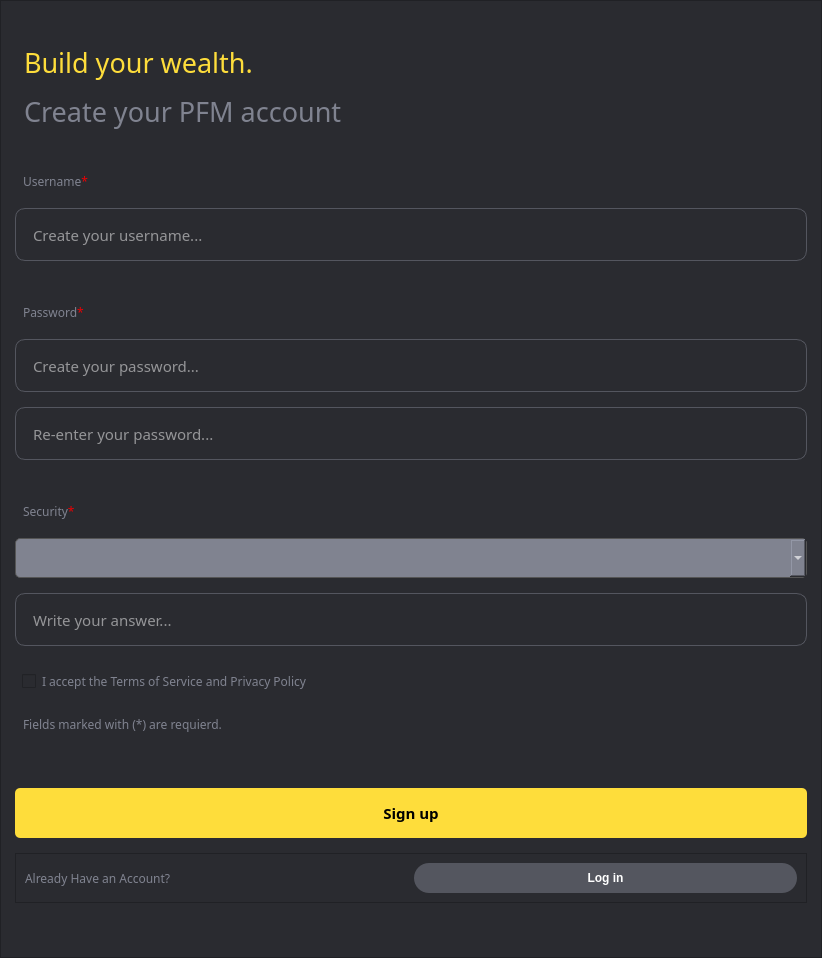
                 <widget class="QWidget" name="scrollBar">
                  <property name="geometry">
                   <rect>
                    <x>0</x>
                    <y>0</y>
                    <width>822</width>
                    <height>958</height>
                   </rect>
                  </property>
                  <property name="styleSheet">
                   <string notr="true"/>
                  </property>
                  <layout class="QGridLayout" name="gridLayout_5">
                   <property name="leftMargin">
                    <number>0</number>
                   </property>
                   <property name="topMargin">
                    <number>0</number>
                   </property>
                   <property name="rightMargin">
                    <number>0</number>
                   </property>
                   <property name="bottomMargin">
                    <number>0</number>
                   </property>
                   <item row="0" column="0">
                    <widget class="QFrame" name="signupFrame">
                     <property name="minimumSize">
                      <size>
                       <width>0</width>
                       <height>900</height>
                      </size>
                     </property>
                     <property name="styleSheet">
                      <string notr="true">#signupFrame{
	background-color: rgb(42, 43, 48);    
   	padding-left: 5px;      
   	padding-right: 5px;       
    padding-top: 25px;          
    padding-bottom: 25px;
}
#SI_buttonLogIn{
	color:rgb(255, 255, 255);
	background-color: rgb(84, 86, 95);
	border-radius:15px;
	height:30px;
}
QLabel{
	background-color: rgb(42, 43, 48);
	padding-left:5px;
}
#frame_3{
	background-color: rgb(42, 43, 48);
}
#regUsername, #regPw, #security, #signuperrorMsg, #MarkedText, #haveAcc{
	color:#808390;
	font-family: Poppins;
}

#regUsername, #regPw, #security{
	padding-top:25px;
}
QLineEdit{
	height:50px;
	padding: 1px 15 px;
	background-color: rgb(42, 43, 48);
	border: 1px solid rgba(84,86,95,255);
	border-radius: 10px;
	color:rgb(255, 255, 255);
	font-family: Poppins;
    font-size:15px;
}
#SI_buttonSI{
	background-color: rgb(254, 221, 59);	
	border-radius:5px;
	height:50px;
}
#SI_checkboxTerm{
	background-color: rgb(42, 43, 48);
	color:#808390;
}
QComboBox {
    color: white;                        /* Warna teks combobox */
    background-color:  rgb(128, 131, 144);           /* Warna latar belakang combobox */
    border: 1px solid #555555;           /* Warna border combobox */
    border-radius: 5px;                  /* Membuat sudut rounded */
}
QComboBox QAbstractItemView {
    color: white;                        /* Warna teks dropdown */
    background-color: #333333;           /* Warna latar belakang dropdown */
    selection-background-color: #fedd3b; /* Warna latar belakang item yang dipilih*/
    selection-color: black;              /* Warna teks item yang dipilih */
    border: 1px solid #555555;          /* Warna border dropdown */
}
</string>
                     </property>
                     <property name="frameShape">
                      <enum>QFrame::StyledPanel</enum>
                     </property>
                     <property name="frameShadow">
                      <enum>QFrame::Raised</enum>
                     </property>
                     <layout class="QVBoxLayout" name="verticalLayout_4">
                      <item>
                       <widget class="QLabel" name="signupHeader">
                        <property name="sizePolicy">
                         <sizepolicy hsizetype="Preferred" vsizetype="Maximum">
                          <horstretch>0</horstretch>
                          <verstretch>0</verstretch>
                         </sizepolicy>
                        </property>
                        <property name="font">
                         <font>
                          <family>Poppins Medium</family>
                          <pointsize>13</pointsize>
                         </font>
                        </property>
                        <property name="text">
                         <string>&lt;html&gt;&lt;head/&gt;&lt;body&gt;&lt;p&gt;&lt;span style=&quot; font-size:20pt; color:#fedd3b;&quot;&gt;Build your wealth.&lt;/span&gt;&lt;/p&gt;&lt;p&gt;&lt;span style=&quot; font-size:20pt; color:#808390;&quot;&gt;Create your PFM account&lt;/span&gt;&lt;/p&gt;&lt;/body&gt;&lt;/html&gt;</string>
                        </property>
                       </widget>
                      </item>
                      <item>
                       <widget class="QLabel" name="regUsername">
                        <property name="sizePolicy">
                         <sizepolicy hsizetype="Preferred" vsizetype="Maximum">
                          <horstretch>0</horstretch>
                          <verstretch>0</verstretch>
                         </sizepolicy>
                        </property>
                        <property name="font">
                         <font>
                          <family>Poppins</family>
                          <pointsize>9</pointsize>
                         </font>
                        </property>
                        <property name="text">
                         <string>&lt;html&gt;&lt;head/&gt;&lt;body&gt;&lt;p&gt;Username&lt;span style=&quot; color:#ea0003;&quot;&gt;*&lt;/span&gt;&lt;/p&gt;&lt;/body&gt;&lt;/html&gt;</string>
                        </property>
                        <property name="alignment">
                         <set>Qt::AlignBottom|Qt::AlignLeading|Qt::AlignLeft</set>
                        </property>
                       </widget>
                      </item>
                      <item>
                       <widget class="QLineEdit" name="SI_inputUsername">
                        <property name="sizePolicy">
                         <sizepolicy hsizetype="Minimum" vsizetype="Fixed">
                          <horstretch>0</horstretch>
                          <verstretch>0</verstretch>
                         </sizepolicy>
                        </property>
                        <property name="placeholderText">
                         <string>Create your username...</string>
                        </property>
                       </widget>
                      </item>
                      <item>
                       <widget class="QLabel" name="regPw">
                        <property name="sizePolicy">
                         <sizepolicy hsizetype="Preferred" vsizetype="Maximum">
                          <horstretch>0</horstretch>
                          <verstretch>0</verstretch>
                         </sizepolicy>
                        </property>
                        <property name="font">
                         <font>
                          <family>Poppins</family>
                          <pointsize>9</pointsize>
                         </font>
                        </property>
                        <property name="text">
                         <string>&lt;html&gt;&lt;head/&gt;&lt;body&gt;&lt;p&gt;Password&lt;span style=&quot; color:#ea0003;&quot;&gt;*&lt;/span&gt;&lt;/p&gt;&lt;/body&gt;&lt;/html&gt;</string>
                        </property>
                        <property name="alignment">
                         <set>Qt::AlignBottom|Qt::AlignLeading|Qt::AlignLeft</set>
                        </property>
                       </widget>
                      </item>
                      <item>
                       <widget class="QLineEdit" name="SI_inputPassword1">
                        <property name="styleSheet">
                         <string notr="true"/>
                        </property>
                        <property name="placeholderText">
                         <string>Create your password...</string>
                        </property>
                       </widget>
                      </item>
                      <item>
                       <widget class="QLineEdit" name="SI_inputPassword2">
                        <property name="placeholderText">
                         <string>Re-enter your password...</string>
                        </property>
                       </widget>
                      </item>
                      <item>
                       <widget class="QLabel" name="security">
                        <property name="sizePolicy">
                         <sizepolicy hsizetype="Preferred" vsizetype="Maximum">
                          <horstretch>0</horstretch>
                          <verstretch>0</verstretch>
                         </sizepolicy>
                        </property>
                        <property name="font">
                         <font>
                          <family>Poppins</family>
                          <pointsize>9</pointsize>
                         </font>
                        </property>
                        <property name="styleSheet">
                         <string notr="true"/>
                        </property>
                        <property name="text">
                         <string>&lt;html&gt;&lt;head/&gt;&lt;body&gt;&lt;p&gt;Security&lt;span style=&quot; color:#ea0003;&quot;&gt;*&lt;/span&gt;&lt;/p&gt;&lt;/body&gt;&lt;/html&gt;</string>
                        </property>
                        <property name="alignment">
                         <set>Qt::AlignBottom|Qt::AlignLeading|Qt::AlignLeft</set>
                        </property>
                       </widget>
                      </item>
                      <item>
                       <widget class="QComboBox" name="SI_dropdownSecurity">
                        <property name="minimumSize">
                         <size>
                          <width>0</width>
                          <height>40</height>
                         </size>
                        </property>
                        <property name="font">
                         <font>
                          <family>Poppins</family>
                          <pointsize>9</pointsize>
                         </font>
                        </property>
                        <property name="cursor">
                         <cursorShape>PointingHandCursor</cursorShape>
                        </property>
                        <property name="layoutDirection">
                         <enum>Qt::LeftToRight</enum>
                        </property>
                        <property name="styleSheet">
                         <string notr="true"/>
                        </property>
                        <property name="currentText">
                         <string/>
                        </property>
                        <item>
                         <property name="text">
                          <string/>
                         </property>
                        </item>
                        <item>
                         <property name="text">
                          <string>   1. Where were you born?</string>
                         </property>
                        </item>
                        <item>
                         <property name="text">
                          <string>   2. What is your favorite book?</string>
                         </property>
                        </item>
                        <item>
                         <property name="text">
                          <string>   3. What is your favorite color?</string>
                         </property>
                        </item>
                        <item>
                         <property name="text">
                          <string>   4. What is your favorite food?</string>
                         </property>
                        </item>
                        <item>
                         <property name="text">
                          <string>   5. What is your favorite movie?</string>
                         </property>
                        </item>
                        <item>
                         <property name="text">
                          <string>   6. What is your favorite sport?</string>
                         </property>
                        </item>
                        <item>
                         <property name="text">
                          <string>   7. What is your favorite band?</string>
                         </property>
                        </item>
                        <item>
                         <property name="text">
                          <string>   8. What is the name of your pet?</string>
                         </property>
                        </item>
                       </widget>
                      </item>
                      <item>
                       <widget class="QLineEdit" name="SI_inputSecurity">
                        <property name="placeholderText">
                         <string>Write your answer...</string>
                        </property>
                       </widget>
                      </item>
                      <item>
                       <widget class="QCheckBox" name="SI_checkboxTerm">
                        <property name="minimumSize">
                         <size>
                          <width>0</width>
                          <height>40</height>
                         </size>
                        </property>
                        <property name="font">
                         <font>
                          <family>Poppins</family>
                          <pointsize>9</pointsize>
                         </font>
                        </property>
                        <property name="cursor">
                         <cursorShape>PointingHandCursor</cursorShape>
                        </property>
                        <property name="styleSheet">
                         <string notr="true">padding-left:7px;</string>
                        </property>
                        <property name="text">
                         <string>I accept the Terms of Service and Privacy Policy</string>
                        </property>
                       </widget>
                      </item>
                      <item>
                       <widget class="QLabel" name="MarkedText">
                        <property name="sizePolicy">
                         <sizepolicy hsizetype="Preferred" vsizetype="Fixed">
                          <horstretch>0</horstretch>
                          <verstretch>0</verstretch>
                         </sizepolicy>
                        </property>
                        <property name="font">
                         <font>
                          <family>Poppins</family>
                          <pointsize>9</pointsize>
                         </font>
                        </property>
                        <property name="text">
                         <string>Fields marked with (*) are requierd.</string>
                        </property>
                       </widget>
                      </item>
                      <item>
                       <widget class="QLabel" name="SI_ErrorMsg">
                        <property name="minimumSize">
                         <size>
                          <width>0</width>
                          <height>0</height>
                         </size>
                        </property>
                        <property name="maximumSize">
                         <size>
                          <width>16777215</width>
                          <height>25</height>
                         </size>
                        </property>
                        <property name="font">
                         <font>
                          <family>Poppins</family>
                          <pointsize>9</pointsize>
                         </font>
                        </property>
                        <property name="styleSheet">
                         <string notr="true">color: rgb(255, 32, 35);</string>
                        </property>
                        <property name="text">
                         <string/>
                        </property>
                        <property name="alignment">
                         <set>Qt::AlignLeading|Qt::AlignLeft|Qt::AlignVCenter</set>
                        </property>
                       </widget>
                      </item>
                      <item>
                       <widget class="QPushButton" name="SI_buttonSI">
                        <property name="font">
                         <font>
                          <family>Montserrat</family>
                          <pointsize>11</pointsize>
                          <weight>75</weight>
                          <bold>true</bold>
                         </font>
                        </property>
                        <property name="cursor">
                         <cursorShape>PointingHandCursor</cursorShape>
                        </property>
                        <property name="text">
                         <string>Sign up</string>
                        </property>
                       </widget>
                      </item>
                      <item>
                       <widget class="QFrame" name="frame_3">
                        <property name="sizePolicy">
                         <sizepolicy hsizetype="Preferred" vsizetype="Maximum">
                          <horstretch>0</horstretch>
                          <verstretch>0</verstretch>
                         </sizepolicy>
                        </property>
                        <property name="frameShape">
                         <enum>QFrame::StyledPanel</enum>
                        </property>
                        <property name="frameShadow">
                         <enum>QFrame::Raised</enum>
                        </property>
                        <layout class="QHBoxLayout" name="horizontalLayout">
                         <item>
                          <widget class="QLabel" name="haveAcc">
                           <property name="font">
                            <font>
                             <family>Poppins</family>
                             <pointsize>9</pointsize>
                            </font>
                           </property>
                           <property name="styleSheet">
                            <string notr="true">padding:0px;</string>
                           </property>
                           <property name="text">
                            <string>Already Have an Account?</string>
                           </property>
                          </widget>
                         </item>
                         <item>
                          <widget class="QPushButton" name="SI_buttonLogIn">
                           <property name="font">
                            <font>
                             <family>Segoe UI</family>
                             <pointsize>9</pointsize>
                             <weight>75</weight>
                             <bold>true</bold>
                            </font>
                           </property>
                           <property name="cursor">
                            <cursorShape>PointingHandCursor</cursorShape>
                           </property>
                           <property name="styleSheet">
                            <string notr="true"/>
                           </property>
                           <property name="text">
                            <string>Log in</string>
                           </property>
                          </widget>
                         </item>
                        </layout>
                       </widget>
                      </item>
                     </layout>
                    </widget>
                   </item>
                  </layout>
                 </widget>
